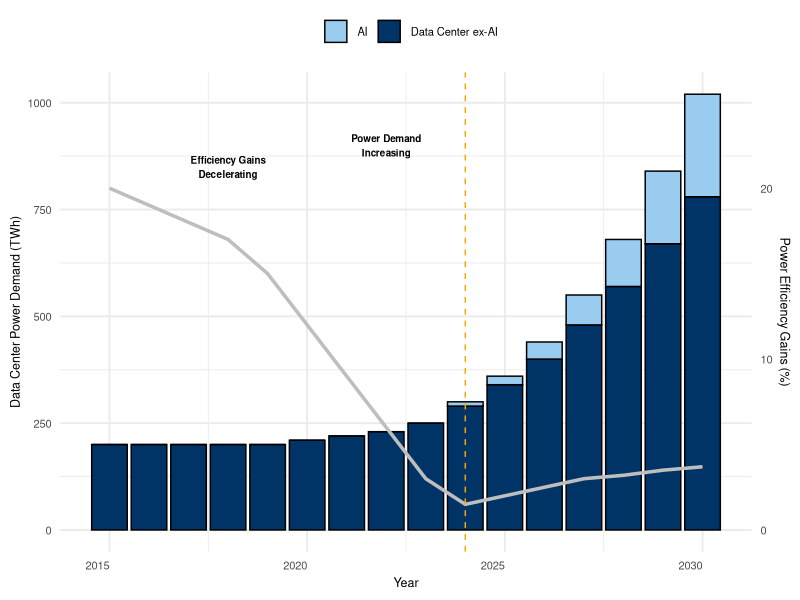

Recreate this plot in R.
## ---- chunk 1
#| label: fig-ai-data-center-demand
#| fig-cap: "**Projected Demand**: By 2030, AI workloads will significantly increase power demand in data centers, outpacing efficiency gains seen previously. This emphasizes the growing environmental impact of AI systems. Source: masanet et al. (2020), cisco, IEA, goldman sachs global investment research."
#| fig-align: center
#| echo: false
#| message: false
#| warning: false

library(ggplot2)
library(dplyr)

data <- data.frame(
  Year = rep(2015:2030, 2),
  Demand = c(200, 200, 200, 200, 200, 210, 220, 230, 250, 290, 340, 400, 480, 570, 670, 780,
             0, 0, 0, 0, 0, 0, 0, 0, 0, 10, 20, 40, 70, 110, 170, 240),
  Type = rep(c("Data Center ex-AI", "AI"), each = 16),
  Efficiency_Gains = c(20, 19, 18, 17, 15, 12, 9, 6, 3, 1.5, 2, 2.5, 3, 3.2, 3.5, 3.7)
)

efficiency <- data.frame(
  Year = 2015:2030,
  Efficiency_Gains = c(20, 19, 18, 17, 15, 12, 9, 6, 3, 1.5, 2, 2.5, 3, 3.2, 3.5, 3.7)
)

ggplot() +
  geom_bar(data = data, aes(x = Year, y = Demand, fill = Type),
           stat = "identity", position = "stack", color = "black") +
  scale_fill_manual(values = c("Data Center ex-AI" = "#003366", "AI" = "#99ccee")) +
  geom_line(data = efficiency, aes(x = Year, y = Efficiency_Gains * 40),
            linewidth = 1.2, color = "gray") +
  scale_y_continuous(
    name = "Data Center Power Demand (TWh)",
    sec.axis = sec_axis(~./40, name = "Power Efficiency Gains (%)")
  ) +
  geom_vline(xintercept = 2024, linetype = "dashed", color = "orange") +
  annotate("text", x = 2022, y = 900, label = "Power Demand\nIncreasing", size = 2.5, fontface = "bold") +
  annotate("text", x = 2018, y = 850, label = "Efficiency Gains\nDecelerating", size = 2.5, fontface = "bold") +
  theme_minimal(base_size = 14) +
  theme(legend.position = "top") +
  labs(fill = "", x = "Year")+
  theme(
axis.text = element_text(hjust=1,size=8), # txt on x-axes
axis.title = element_text(size = 9),      # axes title
legend.text = element_text(size = 8),     # txt legend
)

